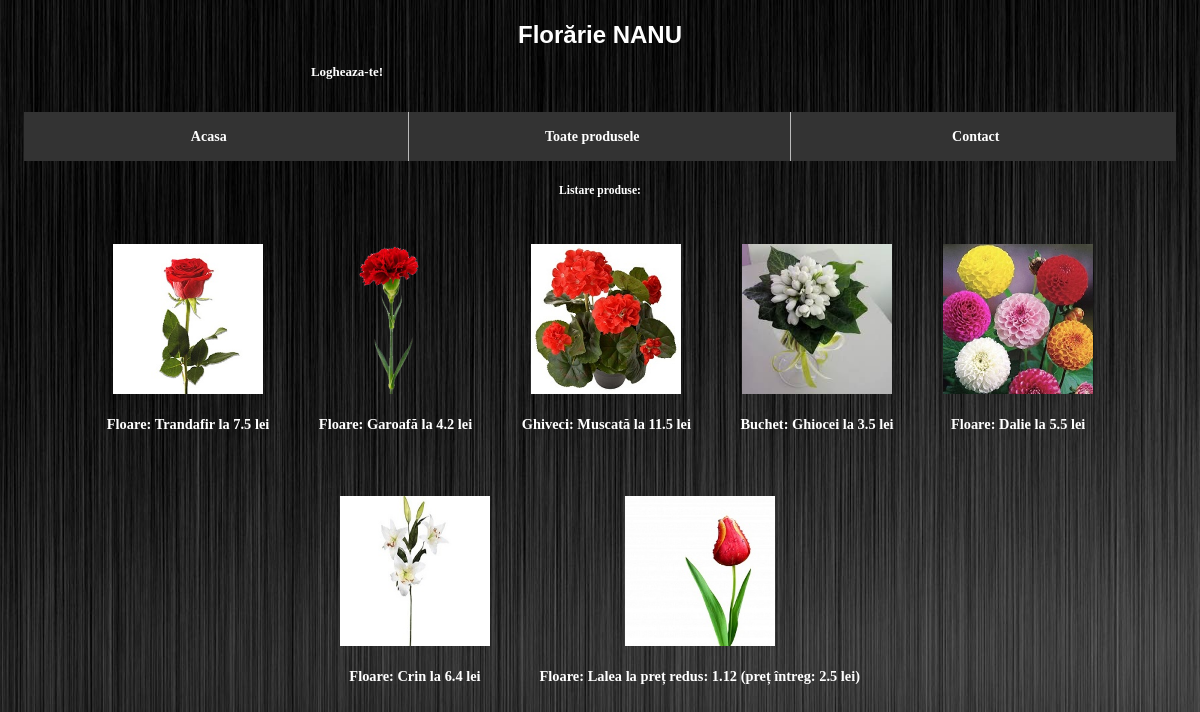
The page /listare/ on the database its author committed.
### flori/models.py (models this page shows)
class Produse(models.Model):
    nume=models.CharField(max_length=60)
    poza = models.ImageField(upload_to='poze/', default='poze/none.png',
                                  null=True, blank=True)
    descriere=models.TextField()
    pret=models.FloatField()
    pret_cumparare = models.FloatField()
    stoc=models.IntegerField(default=0)
    tip = models.CharField(max_length=9, choices=tip_CHOICES, default='Floare')

### flori/views.py (the view)
# urls.py: path('listare/', fv.listare, name = 'listare'),
def listare(request):
    flori = Produse.objects.exclude(id=floare_r.id)
    cart = _extragere_cos(request)
    return render(request, 'listare.html', {'flori': flori, 'floare_r': floare_r, 'cos': sum(cart.values()),
                                            'username':request.user.username})

### flori/views.py (called while the page is built)
def _extragere_cos(request):
  if not request.session.has_key('cart'):
    return {}
  else:
    return request.session['cart']

### templates/listare.html (shortened to what this page needs)
<!DOCTYPE html>
<html lang="en">
<head>
</head>
<body>
{% extends "./base.html" %}
{% load static %}
{% block content %}
<h5>Listare produse:</h5>
{% for floare in flori %}
    <div class="listare">
        <a href ="{% url 'entry' floare.id %}">
            <img  class="poza_l" src="{% static floare.poza.url %}" />
            <p>{{floare.tip}}: {{floare.nume}} la {{floare.pret}} lei</p>
        </a>
    </div>
    {% endfor %}
<div class="listare">
    <a href ="{% url 'entry' floare_r.id %}">
        <img class="poza_l" src="{% static floare_r.poza.url %}" />
        <p>{{floare_r.tip}}: {{floare_r.nume}} la preț redus: {{floare_r.pret_cumparare | floatformat:2}}
            (preț întreg: {{floare_r.pret}} lei)</p>
    </a>
</div>
{% endblock content %}

### templates/base.html (shortened to what this page needs)
{% load static %}
<!DOCTYPE html>
<head>
    <link rel="stylesheet" href="{% static 'main1.css' %}">
</head>
<body>
<h1 align="center">Florărie NANU</h1>
<table>
        <tr>
    <td class="user">
        <ul class="cos">
            {% if username %}
                <li class="cos">
                    <a class="cos" href="{% url 'cos' %}">Produse in cos: {{ cos }} </a><br>
                    <a class="cos" href="{% url 'istoric' %}">Istoric</a>
                </li>
        </ul>
    </td>
    <td class="log">
        <ul class="log">
            <li class="log">
                <div>Bine ai venit {{username}}</div>
                <pre><a class="log" href="{% url 'profil' %}">Datele tale de contact</a>
                <a class="log" href="/logout/">logout</a></pre>
            </li>
            {% else %}
                <li class="login"> <a class='login' href="{% url 'login' %}">Logheaza-te!</a> </li>
            {% endif %}
        </ul>
    </td>
        </tr>
</table>
    <div id="tabs">
        <ul>
          <li><a href="/">Acasa</a></li>
          <li><a id="cont" href="/listare/">Toate produsele</a></li>
          <li><a href="/contact/">Contact</a></li>
        </ul>
    </div>
    {% block content%}
    {% endblock content %}
</body>
</html>

### static/main1.css (style rules this page uses)
body { font: bold 14px/1.5em Verdana; background: url(fundal.jpg) ; background-size: auto; background-color: #cccccc; margin: 1vmax; padding: 1vmax; opacity: 1; color: white; text-align:center; align:center; }
h1 { font-family:Verdana, Arial, Helvetica, sans-serif; font-size:24px; font-weight:bold; margin:0; padding:0; }
ul { list-style-type: none; }
p { text-decoration: none; color: white; font-size:.9rem; }
a { text-decoration: none; color: white; font-size:15px/1.5em; text-align: center; }
#tabs ul { list-style-type: none; overflow: hidden; background-color: #333; padding:0% }
#tabs li { width:33.29%; float: left; }
#cont { border-right:1px solid #bbb; border-left:1px solid #bbb; }
#tabs li a { display: block; color: white; text-align: center; padding: 14px ; padding-left:0px; text-decoration: none; }
.user { width:50vw; font-size: 13px; }
.poza_l { width: 150px; height:150px; }
.listare { display: inline-block; margin: 2%; transition: all 0.4s ease-in-out; }

### rows shown on the page
Produse: poza (picture), tip "Floare", nume "Trandafir", pret "7.5"
Produse: poza (picture), tip "Floare", nume "Garoafă", pret "4.2"
Produse: poza (picture), tip "Ghiveci", nume "Muscată", pret "11.5"
Produse: poza (picture), tip "Buchet", nume "Ghiocei", pret "3.5"
Produse: poza (picture), tip "Floare", nume "Dalie", pret "5.5"
Produse: poza (picture), tip "Floare", nume "Crin", pret "6.4"
Produse: poza (picture), tip "Floare", nume "Lalea", pret_cumparare "1.12", pret "2.5"
